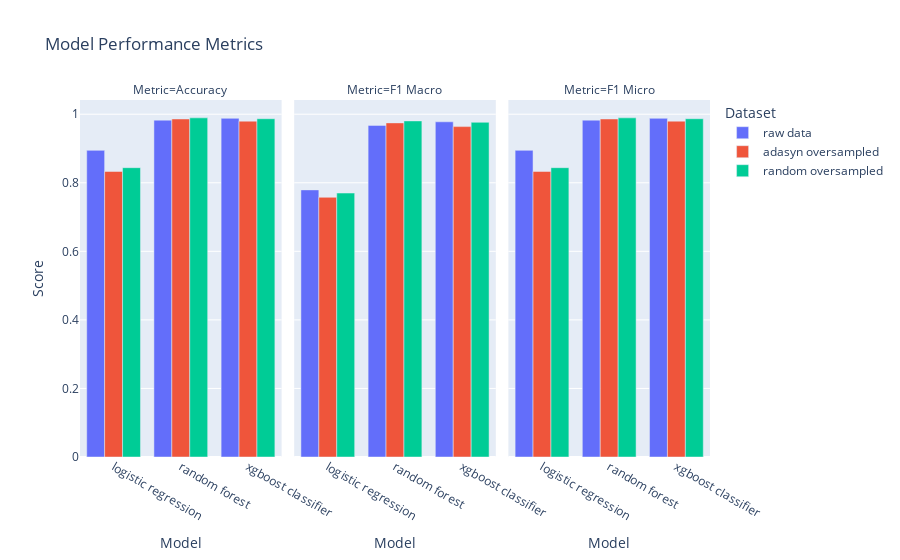
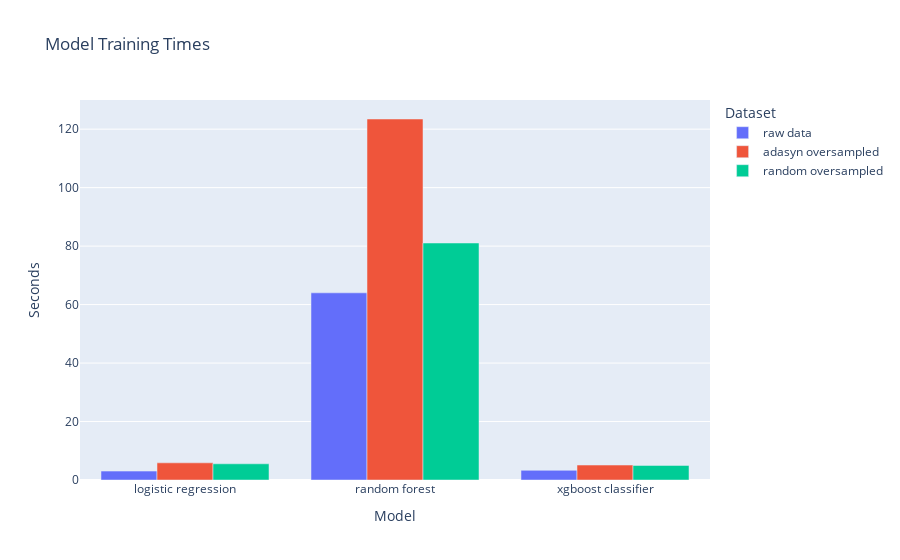

Notebook code for these charts, in order:
### Code cell
metrics_data = []
for dataset_name, model_data in metrics_store.items():
    for model_name, metrics in model_data.items():
        metrics_data.append({
            'Model': model_name.replace("_", " "),
            'Dataset': dataset_name.replace("_", " "),
            'Accuracy': metrics['accuracy'],
            'F1 Macro': metrics['f1_macro'],
            'F1 Micro': metrics['f1_micro'],
            'Training Time': metrics['training_time']
        })

df = pd.DataFrame(metrics_data)

fig_perf = px.bar(
    df.melt(id_vars=['Model', 'Dataset'], 
            value_vars=['Accuracy', 'F1 Macro', 'F1 Micro'],
            var_name='Metric'),
    x='Model', y='value', color='Dataset',
    facet_col='Metric', barmode='group',
    title='Model Performance Metrics',
    labels={'value': 'Score'}
)

fig_time = px.bar(
    df, x='Model', y='Training Time', color='Dataset',
    title='Model Training Times',
    labels={'Training Time': 'Seconds'},
    barmode='group'
)

fig_perf.show()
fig_time.show()

### Figure 1 — Plotly figure (JSON) as saved in the notebook; plotly's stock layout.template omitted (floating-point values rounded to 4 significant figures)
{"data": [{"alignmentgroup": "True", "hovertemplate": "Dataset=raw data<br>Metric=Accuracy<br>Model=%{x}<br>Score=%{y}<extra></extra>", "legendgroup": "raw data", "marker": {"color": "#636efa", "pattern": {"shape": ""}}, "name": "raw data", "offsetgroup": "raw data", "orientation": "v", "showlegend": true, "textposition": "auto", "type": "bar", "x": ["logistic regression", "random forest", "xgboost classifier"], "xaxis": "x", "y": [0.8945, 0.9827, 0.988], "yaxis": "y"}, {"alignmentgroup": "True", "hovertemplate": "Dataset=raw data<br>Metric=F1 Macro<br>Model=%{x}<br>Score=%{y}<extra></extra>", "legendgroup": "raw data", "marker": {"color": "#636efa", "pattern": {"shape": ""}}, "name": "raw data", "offsetgroup": "raw data", "orientation": "v", "showlegend": false, "textposition": "auto", "type": "bar", "x": ["logistic regression", "random forest", "xgboost classifier"], "xaxis": "x2", "y": [0.7792, 0.9674, 0.9778], "yaxis": "y2"}, {"alignmentgroup": "True", "hovertemplate": "Dataset=raw data<br>Metric=F1 Micro<br>Model=%{x}<br>Score=%{y}<extra></extra>", "legendgroup": "raw data", "marker": {"color": "#636efa", "pattern": {"shape": ""}}, "name": "raw data", "offsetgroup": "raw data", "orientation": "v", "showlegend": false, "textposition": "auto", "type": "bar", "x": ["logistic regression", "random forest", "xgboost classifier"], "xaxis": "x3", "y": [0.8945, 0.9827, 0.988], "yaxis": "y3"}, {"alignmentgroup": "True", "hovertemplate": "Dataset=adasyn oversampled<br>Metric=Accuracy<br>Model=%{x}<br>Score=%{y}<extra></extra>", "legendgroup": "adasyn oversampled", "marker": {"color": "#EF553B", "pattern": {"shape": ""}}, "name": "adasyn oversampled", "offsetgroup": "adasyn oversampled", "orientation": "v", "showlegend": true, "textposition": "auto", "type": "bar", "x": ["logistic regression", "random forest", "xgboost classifier"], "xaxis": "x", "y": [0.833, 0.9861, 0.9797], "yaxis": "y"}, {"alignmentgroup": "True", "hovertemplate": "Dataset=adasyn oversampled<br>Metric=F1 Macro<br>Model=%{x}<br>Score=%{y}<extra></extra>", "legendgroup": "adasyn oversampled", "marker": {"color": "#EF553B", "pattern": {"shape": ""}}, "name": "adasyn oversampled", "offsetgroup": "adasyn oversampled", "orientation": "v", "showlegend": false, "textposition": "auto", "type": "bar", "x": ["logistic regression", "random forest", "xgboost classifier"], "xaxis": "x2", "y": [0.7576, 0.9747, 0.9638], "yaxis": "y2"}, {"alignmentgroup": "True", "hovertemplate": "Dataset=adasyn oversampled<br>Metric=F1 Micro<br>Model=%{x}<br>Score=%{y}<extra></extra>", "legendgroup": "adasyn oversampled", "marker": {"color": "#EF553B", "pattern": {"shape": ""}}, "name": "adasyn oversampled", "offsetgroup": "adasyn oversampled", "orientation": "v", "showlegend": false, "textposition": "auto", "type": "bar", "x": ["logistic regression", "random forest", "xgboost classifier"], "xaxis": "x3", "y": [0.833, 0.9861, 0.9797], "yaxis": "y3"}, {"alignmentgroup": "True", "hovertemplate": "Dataset=random oversampled<br>Metric=Accuracy<br>Model=%{x}<br>Score=%{y}<extra></extra>", "legendgroup": "random oversampled", "marker": {"color": "#00cc96", "pattern": {"shape": ""}}, "name": "random oversampled", "offsetgroup": "random oversampled", "orientation": "v", "showlegend": true, "textposition": "auto", "type": "bar", "x": ["logistic regression", "random forest", "xgboost classifier"], "xaxis": "x", "y": [0.844, 0.9894, 0.9869], "yaxis": "y"}, {"alignmentgroup": "True", "hovertemplate": "Dataset=random oversampled<br>Metric=F1 Macro<br>Model=%{x}<br>Score=%{y}<extra></extra>", "legendgroup": "random oversampled", "marker": {"color": "#00cc96", "pattern": {"shape": ""}}, "name": "random oversampled", "offsetgroup": "random oversampled", "orientation": "v", "showlegend": false, "textposition": "auto", "type": "bar", "x": ["logistic regression", "random forest", "xgboost classifier"], "xaxis": "x2", "y": [0.77, 0.9804, 0.9764], "yaxis": "y2"}, {"alignmentgroup": "True", "hovertemplate": "Dataset=random oversampled<br>Metric=F1 Micro<br>Model=%{x}<br>Score=%{y}<extra></extra>", "legendgroup": "random oversampled", "marker": {"color": "#00cc96", "pattern": {"shape": ""}}, "name": "random oversampled", "offsetgroup": "random oversampled", "orientation": "v", "showlegend": false, "textposition": "auto", "type": "bar", "x": ["logistic regression", "random forest", "xgboost classifier"], "xaxis": "x3", "y": [0.844, 0.9894, 0.9869], "yaxis": "y3"}], "layout": {"annotations": [{"font": {}, "showarrow": false, "text": "Metric=Accuracy", "x": 0.16, "xanchor": "center", "xref": "paper", "y": 1, "yanchor": "bottom", "yref": "paper"}, {"font": {}, "showarrow": false, "text": "Metric=F1 Macro", "x": 0.5, "xanchor": "center", "xref": "paper", "y": 1, "yanchor": "bottom", "yref": "paper"}, {"font": {}, "showarrow": false, "text": "Metric=F1 Micro", "x": 0.84, "xanchor": "center", "xref": "paper", "y": 1, "yanchor": "bottom", "yref": "paper"}], "barmode": "group", "legend": {"title": {"text": "Dataset"}, "tracegroupgap": 0}, "title": {"text": "Model Performance Metrics"}, "xaxis": {"anchor": "y", "domain": [0, 0.32], "title": {"text": "Model"}}, "xaxis2": {"anchor": "y2", "domain": [0.34, 0.66], "matches": "x", "title": {"text": "Model"}}, "xaxis3": {"anchor": "y3", "domain": [0.68, 1.0], "matches": "x", "title": {"text": "Model"}}, "yaxis": {"anchor": "x", "domain": [0, 1], "title": {"text": "Score"}}, "yaxis2": {"anchor": "x2", "domain": [0, 1], "matches": "y", "showticklabels": false}, "yaxis3": {"anchor": "x3", "domain": [0, 1], "matches": "y", "showticklabels": false}}}

### Figure 2 — Plotly figure (JSON) as saved in the notebook; plotly's stock layout.template omitted (floating-point values rounded to 4 significant figures)
{"data": [{"alignmentgroup": "True", "hovertemplate": "Dataset=raw data<br>Model=%{x}<br>Seconds=%{y}<extra></extra>", "legendgroup": "raw data", "marker": {"color": "#636efa", "pattern": {"shape": ""}}, "name": "raw data", "offsetgroup": "raw data", "orientation": "v", "showlegend": true, "textposition": "auto", "type": "bar", "x": ["logistic regression", "random forest", "xgboost classifier"], "xaxis": "x", "y": [3.044, 64.02, 3.311], "yaxis": "y"}, {"alignmentgroup": "True", "hovertemplate": "Dataset=adasyn oversampled<br>Model=%{x}<br>Seconds=%{y}<extra></extra>", "legendgroup": "adasyn oversampled", "marker": {"color": "#EF553B", "pattern": {"shape": ""}}, "name": "adasyn oversampled", "offsetgroup": "adasyn oversampled", "orientation": "v", "showlegend": true, "textposition": "auto", "type": "bar", "x": ["logistic regression", "random forest", "xgboost classifier"], "xaxis": "x", "y": [5.874, 123.5, 5.114], "yaxis": "y"}, {"alignmentgroup": "True", "hovertemplate": "Dataset=random oversampled<br>Model=%{x}<br>Seconds=%{y}<extra></extra>", "legendgroup": "random oversampled", "marker": {"color": "#00cc96", "pattern": {"shape": ""}}, "name": "random oversampled", "offsetgroup": "random oversampled", "orientation": "v", "showlegend": true, "textposition": "auto", "type": "bar", "x": ["logistic regression", "random forest", "xgboost classifier"], "xaxis": "x", "y": [5.538, 81.06, 4.98], "yaxis": "y"}], "layout": {"barmode": "group", "legend": {"title": {"text": "Dataset"}, "tracegroupgap": 0}, "title": {"text": "Model Training Times"}, "xaxis": {"anchor": "y", "domain": [0, 1], "title": {"text": "Model"}}, "yaxis": {"anchor": "x", "domain": [0, 1], "title": {"text": "Seconds"}}}}
